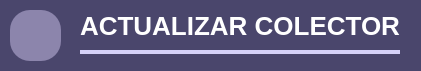
       <widget class="QWidget" name="widget_45" native="true">
        <property name="geometry">
         <rect>
          <x>20</x>
          <y>10</y>
          <width>421</width>
          <height>71</height>
         </rect>
        </property>
        <property name="styleSheet">
         <string notr="true">background-color: rgb(74, 70, 108);
border-radius: 20px; 

</string>
        </property>
        <widget class="QLabel" name="ActualizarColector_Lbl_3">
         <property name="geometry">
          <rect>
           <x>80</x>
           <y>10</y>
           <width>331</width>
           <height>31</height>
          </rect>
         </property>
         <property name="font">
          <font>
           <family>Segoe UI</family>
           <pointsize>-1</pointsize>
           <weight>81</weight>
           <bold>true</bold>
          </font>
         </property>
         <property name="styleSheet">
          <string notr="true">background-color: rgb(74, 70, 108);
color: white;  
font-family: &quot;Segoe UI&quot;;
font-size: 26px;
font-weight: 650; 
qproperty-alignment: AlignLeft;


</string>
         </property>
         <property name="text">
          <string>ACTUALIZAR COLECTOR</string>
         </property>
        </widget>
        <widget class="QLabel" name="label_34">
         <property name="geometry">
          <rect>
           <x>80</x>
           <y>50</y>
           <width>320</width>
           <height>4</height>
          </rect>
         </property>
         <property name="styleSheet">
          <string notr="true">background-color: rgb(213, 209, 248);</string>
         </property>
         <property name="text">
          <string/>
         </property>
        </widget>
        <widget class="QPushButton" name="Back_ActualizarColector_Btn">
         <property name="geometry">
          <rect>
           <x>10</x>
           <y>10</y>
           <width>51</width>
           <height>51</height>
          </rect>
         </property>
         <property name="font">
          <font>
           <family>Segoe UI</family>
           <pointsize>16</pointsize>
           <weight>75</weight>
           <bold>true</bold>
          </font>
         </property>
         <property name="styleSheet">
          <string notr="true">QPushButton {
	border-image: url(:/icons/iconos/botones/close.png);

       background-color: #8C85AC;
        /*border: 2px solid black;*/
        border-radius: 20px;  /* Ajusta el valor para hacer las esquinas más o menos redondas */
        padding: 10px;  /* Ajusta el margen interno del QLabel */
    }

/* Hover: Morado más oscuro pero vibrante (resalta sin ser claro) */
QPushButton:hover {
    background-color: #938BB6;  /* Morado &quot;SlateBlue&quot; (oscuro pero saturado) */
   
}
</string>
         </property>
         <property name="text">
          <string/>
         </property>
         <property name="icon">
          <iconset resource="../resources/resources.qrc">
           <normaloff>:/images/iconos/etiquetas/back_svg1.svg</normaloff>:/images/iconos/etiquetas/back_svg1.svg</iconset>
         </property>
         <property name="iconSize">
          <size>
           <width>42</width>
           <height>42</height>
          </size>
         </property>
        </widget>
       </widget>
